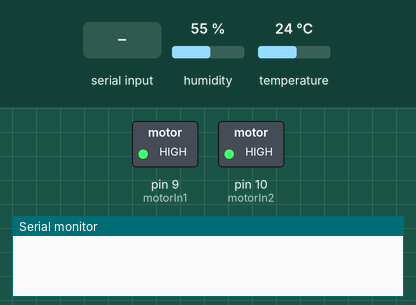
Simulated run of this sketch. Board: Arduino Uno, built with avr-gcc and run on an emulated ATmega328P. Parts: switched loads named in the sketch (green lamp = pin HIGH), the last lines printed to the serial monitor. Inputs (shaded band) come from the test bench; at power-on: humidity 55 %, temperature 24 °C.

Above: at 1.2 s.
1.3 s: "fan_off\n" received over Serial
At 2.4 s:
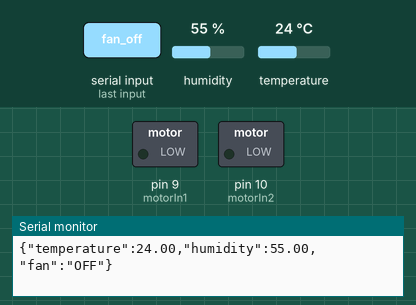
2.8 s: "fan_on\n" received over Serial
At 3.5 s:
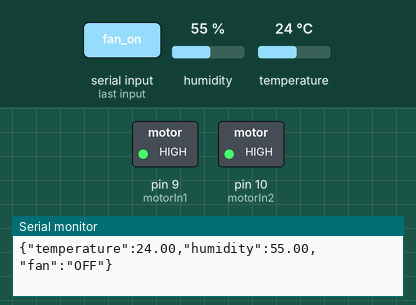
Timing chart, 0 to 5.8 s (numbered marks = the images above; inputs shaded):
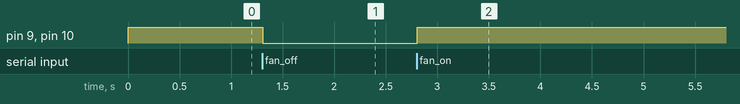

Measured:
- after the input at 1.3 s, pin 9 (motorIn1), pin 10 (motorIn2): HIGH → LOW at once
- after the input at 2.8 s, pin 9 (motorIn1), pin 10 (motorIn2): LOW → HIGH at once

The sketch:

5.7test.ino
```cpp
#include <DHT.h>

#define DHTPIN 4          // DHT传感器连接的引脚
#define DHTTYPE DHT11     // 或 DHT22
DHT dht(DHTPIN, DHTTYPE);

#define motorIn1 9        // 风扇控制引脚1
#define motorIn2 10        // 风扇控制引脚2

String inputString = "";  // 串口接收缓存
bool fanOn = true;       // 当前风扇状态

void setup() {
  Serial.begin(9600);     // 开启串口
  dht.begin();            // 初始化DHT传感器

  pinMode(motorIn1, OUTPUT);
  pinMode(motorIn2, OUTPUT);
  digitalWrite(motorIn1, LOW);
  digitalWrite(motorIn2, LOW);
}

void loop() {
  // 检查串口命令
  if (Serial.available()) {
    char inChar = (char)Serial.read();
    if (inChar == '\n') {
      inputString.trim();
      if (inputString == "fan_on") {
        fanOn = true;
      } else if (inputString == "fan_off") {
        fanOn = false;
      }
      inputString = "";
    } else {
      inputString += inChar;
    }
  }

  // 控制风扇
  if (fanOn) {
    digitalWrite(motorIn1, HIGH);
    digitalWrite(motorIn2, HIGH);  // 正转
  } else {
    digitalWrite(motorIn1, LOW);
    digitalWrite(motorIn2, LOW);  // 停止
  }

  // 每2秒采集一次温湿度并发送
  static unsigned long lastSendTime = 0;
  if (millis() - lastSendTime > 2000) {
    float temp = dht.readTemperature();
    float humi = dht.readHumidity();
    Serial.print("{\"temperature\":");
    Serial.print(temp);
    Serial.print(",\"humidity\":");
    Serial.print(humi);
    Serial.print(",\"fan\":\"");
    Serial.print(fanOn ? "ON" : "OFF");
    Serial.println("\"}");
    lastSendTime = millis();
  }
}
```
